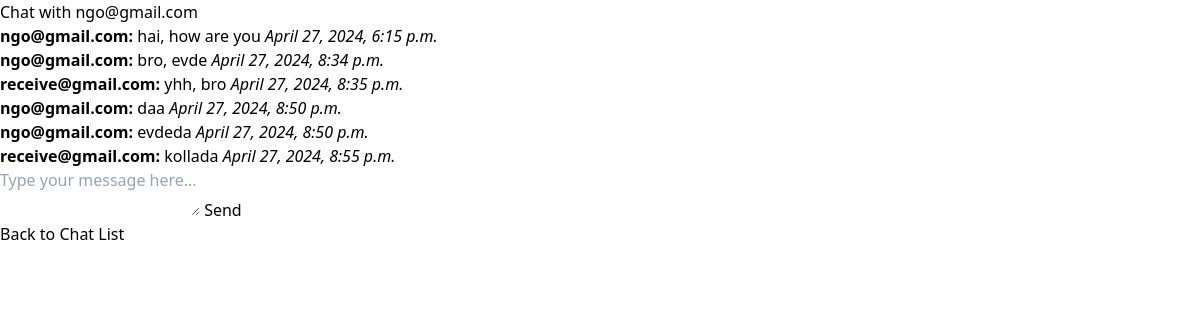
The app's page /chat/chat/ngo@gmail.com/ (signed in) with its own data.
### chat/models.py (models this page shows, shortened)
class Message(models.Model):
    sender = models.ForeignKey(settings.AUTH_USER_MODEL, related_name='sent_messages', on_delete=models.CASCADE)
    receiver = models.ForeignKey(settings.AUTH_USER_MODEL, related_name='received_messages', on_delete=models.CASCADE)
    message = models.TextField()
    timestamp = models.DateTimeField(auto_now_add=True)
    is_read = models.BooleanField(default=False)

### chat/views.py (the view)
# urls.py: path('chat/<str:username>/', ChatDetailView.as_view(), name='chat_detail'),
class ChatDetailView(View):
    @method_decorator(login_required)
    def get(self, request, username, *args, **kwargs):
        other_user = User.objects.get(username=username)
        messages = Message.objects.filter(
            (Q(sender=request.user) & Q(receiver=other_user)) |
            (Q(sender=other_user) & Q(receiver=request.user))
        ).order_by('timestamp')
        return render(request, 'chat_detail.html', {'messages': messages, 'other_user': other_user})

### chat/templates/chat_detail.html (shortened to what this page needs)
<!DOCTYPE html>
<html lang="en">
<head>
    <script src="https://cdn.tailwindcss.com"></script>
    <link rel="stylesheet" href="https://cdnjs.cloudflare.com/ajax/libs/font-awesome/6.1.1/css/all.min.css" />
    <link
    rel="stylesheet"
    href="https://cdn.jsdelivr.net/npm/bootstrap-icons@1.3.0/font/bootstrap-icons.css"
    />
</head>
<body>
    <section>
        <h2>Chat with {{ other_user.username }}</h2>
        <div>
            <ul class="">
                {% for message in messages %}
                <li class="">
                    <div>
                        <strong>{{ message.sender.username }}:</strong> {{ message.message }} <em>{{ message.timestamp }}</em>
                    </div>
                </li>
                {% endfor %}
            </ul>
        </div>
        <div>
            <form method="post" action="{% url 'send_message' %}">
                <textarea name="message" placeholder="Type your message here..." required></textarea>
                <button type="submit">Send</button>
            </form>
        </div>
        <a href="{% url 'chat_list' %}">Back to Chat List</a>
    </section>
</body>
</html>

### records on screen
Message: sender.username "ngo@gmail.com", message "hai, how are you", timestamp "April 27, 2024, 6:15 p.m."
Message: sender.username "ngo@gmail.com", message "bro, evde", timestamp "April 27, 2024, 8:34 p.m."
Message: sender.username "receive@gmail.com", message "yhh, bro", timestamp "April 27, 2024, 8:35 p.m."
Message: sender.username "ngo@gmail.com", message "daa", timestamp "April 27, 2024, 8:50 p.m."
Message: sender.username "ngo@gmail.com", message "evdeda", timestamp "April 27, 2024, 8:50 p.m."
Message: sender.username "receive@gmail.com", message "kollada", timestamp "April 27, 2024, 8:55 p.m."

### other values on screen
{{ other_user.username }} "ngo@gmail.com"
